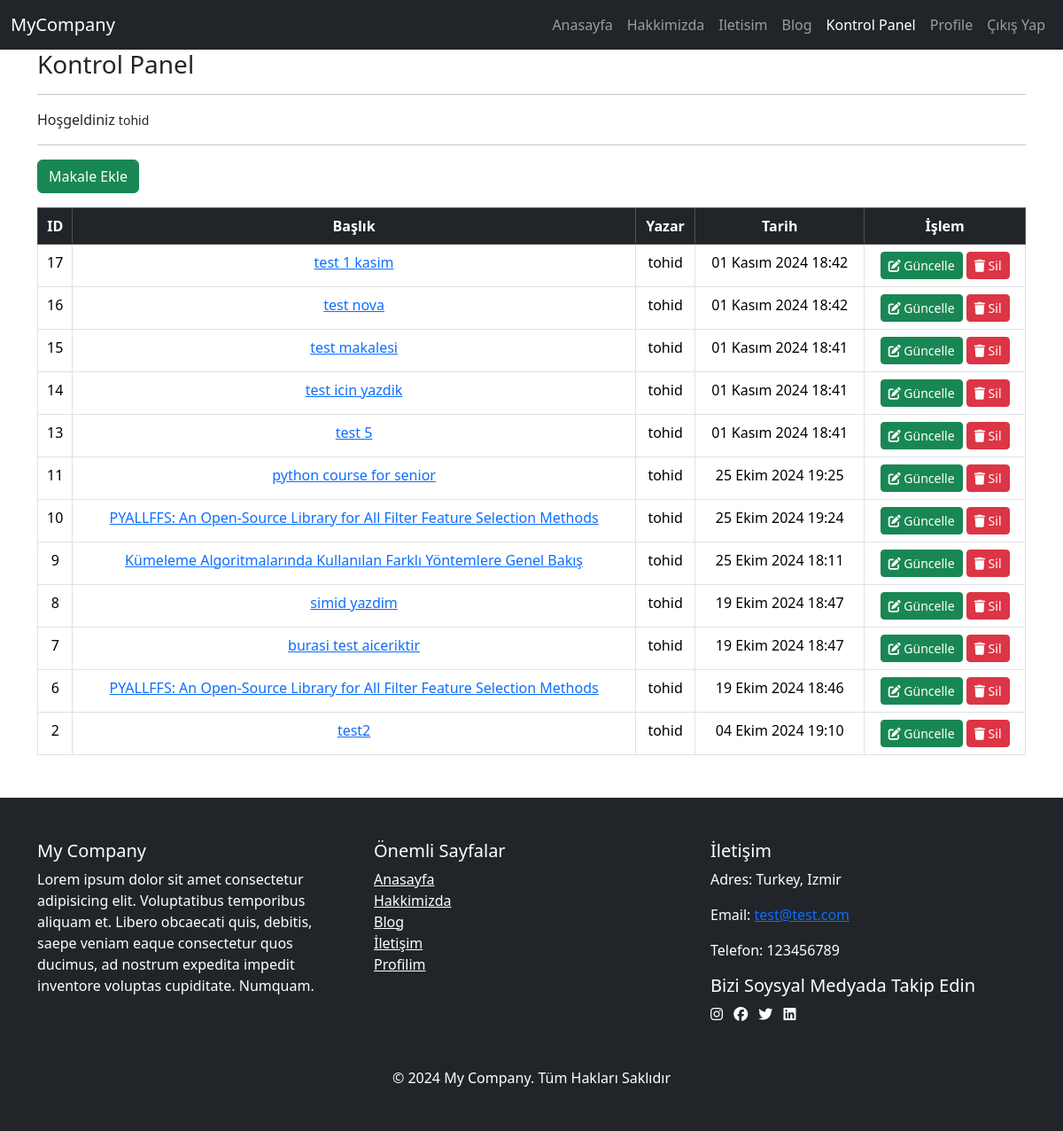
Screenshot of /blog/dashboard/ (signed in) with the database file from the repository.
### blog/models.py (models this page shows, shortened)
class Article(models.Model):
    author = models.ForeignKey("auth.User", on_delete=models.CASCADE, verbose_name="Yazar")
    title = models.CharField(max_length=200, verbose_name="Başlık")
    content = RichTextField(verbose_name="İçerik")
    created_date = models.DateTimeField(auto_now_add=True, verbose_name="Oluşturma Tarihi")
    article_img = models.FileField(blank=True, null=True, verbose_name="Makale Fotoğrafı")
    is_approved = models.BooleanField(default=False, verbose_name="Onaylı mı?")

class FooterSettings(models.Model):
    description = models.TextField(verbose_name="Şirket Açıklaması", blank=True, null=True)
    address = models.CharField(max_length=255, verbose_name="Adres", blank=True, null=True)
    phone = models.CharField(max_length=20, verbose_name="Telefon", blank=True, null=True)
    email = models.EmailField(verbose_name="E-posta", blank=True, null=True)
    facebook = models.URLField(verbose_name="Facebook URL", blank=True, null=True)
    instagram = models.URLField(verbose_name="Instagram URL", blank=True, null=True)
    twitter = models.URLField(verbose_name="Twitter URL", blank=True, null=True)
    linkedin = models.URLField(verbose_name="Linkedin URL", blank=True, null=True)

### blog/views.py (the view)
# urls.py: path("dashboard/", views.dashboard, name="dashboard"),
@login_required(login_url="user:login")
def dashboard(request):
    articles = Article.objects.filter(author=request.user).order_by("-created_date")
    context = {
        "articles": articles
    }
    return render(request, "dashboard.html", context)

### blog/context_processors.py (called while the page is built)
def footer_settings(request):
    settings = FooterSettings.objects.first()
    return {'footer_settings': settings}

### templates/dashboard.html (shortened to what this page needs)
{% extends "layout.html" %}
{% block body %}
  <h3>Kontrol Panel</h3>
  <hr>
  <p>Hoşgeldiniz <small>{{request.user.username}}</small></p>
  <hr>
  <a href="/blog/addarticle/" class="btn btn-success">Makale Ekle</a>
  {% if articles %}
    <table class="table table-bordered table-hover mt-3 text-center">
        <thead class="table-dark">
            <tr>
                <th>ID</th>
                <th>Başlık</th>
                <th>Yazar</th>
                <th>Tarih</th>
                <th>İşlem</th>
            </tr>
        </thead>
        <tbody>
            {% for article in articles %}
                <tr>
                    <td>{{article.id}}</td>
                    <td><a href="/blog/article/{{article.id}}">{{article.title}}</a></td>
                    <td>{{article.author.username}}</td>
                    <td>{{article.created_date}}</td>
                    <td>
                        <a href="/blog/update/{{article.id}}" class="btn btn-success btn-sm"><i class="fa-solid fa-pen-to-square"></i> Güncelle</a>
                        <a href="/blog/delete/{{article.id}}" class="btn btn-danger btn-sm"><i class="fa-solid fa-trash"></i> Sil</a>
                    </td>
                </tr>
            {% endfor %}
        </tbody>
    </table>
  {% else %}
    <div class="alert alert-danger mt-3">Henüz makaleniz yok</div>
  {% endif %}
{% endblock body %}

### templates/includes/footer.html
<footer class="bg-dark text-white py-5 mt-5">
    <div class="container">
        <div class="row">
            <div class="col-md-4">
                <h5>My Company</h5>
                <p>{{footer_settings.description}}</p>
            </div>
            <div class="col-md-4">
                <h5>Önemli Sayfalar</h5>
                <ul class="list-unstyled">
                    <li><a href="{% url 'index' %}" class="text-white">Anasayfa</a></li>
                    <li><a href="{% url 'about' %}" class="text-white">Hakkimizda</a></li>
                    <li><a href="{% url 'blog:articles' %}" class="text-white">Blog</a></li>
                    <li><a href="{% url 'contact' %}" class="text-white">İletişim</a></li>
                    {% if request.user.is_authenticated %}
                    <li><a href="{% url 'user:profile' request.user.username %}" class="text-white">Profilim</a></li>
                    {% endif %}
                </ul>
            </div>
            <div class="col-md-4">
                <h5>İletişim</h5>
                <p>Adres: {{footer_settings.address}}</p>
                <p>Email: <a href="mailto:{{footer_settings.email}}">{{footer_settings.email}}</a></p>
                <p>Telefon: 123456789</p>
                <div>
                    <h5>Bizi Soysyal Medyada Takip Edin</h5>
                    <a href="{{footer_settings.instagram}}" class="text-white me-2"><i class="fa-brands fa-instagram"></i></a>
                    <a href="{{footer_settings.facebook}}" class="text-white me-2"><i class="fa-brands fa-facebook"></i></a>
                    <a href="{{footer_settings.twitter}}" class="text-white me-2"><i class="fa-brands fa-twitter"></i></a>
                    <a href="{{footer_settings.linkedin}}" class="text-white me-2"><i class="fa-brands fa-linkedin"></i></a>
                </div>
            </div>
        </div>
        <div class="text-center mt-5">
            <p class="mb-0">&copy; 2024 My Company. Tüm Hakları Saklıdır</p>
        </div>
    </div>
</footer>

### rows the page displays
Article: id "17", title "test 1 kasim", author.username "tohid", created_date "01 Kasım 2024 18:42"
Article: id "16", title "test nova", author.username "tohid", created_date "01 Kasım 2024 18:42"
Article: id "15", title "test makalesi", author.username "tohid", created_date "01 Kasım 2024 18:41"
Article: id "14", title "test icin yazdik", author.username "tohid", created_date "01 Kasım 2024 18:41"
Article: id "13", title "test 5", author.username "tohid", created_date "01 Kasım 2024 18:41"
Article: id "11", title "python course for senior", author.username "tohid", created_date "25 Ekim 2024 19:25"
Article: id "10", title "PYALLFFS: An Open-Source Library for All Filter Feature Selection Methods", author.username "tohid", created_date "25 Ekim 2024 19:24"
Article: id "9", title "Kümeleme Algoritmalarında Kullanılan Farklı Yöntemlere Genel Bakış", author.username "tohid", created_date "25 Ekim 2024 18:11"
Article: id "8", title "simid yazdim", author.username "tohid", created_date "19 Ekim 2024 18:47"
Article: id "7", title "burasi test aiceriktir", author.username "tohid", created_date "19 Ekim 2024 18:47"
Article: id "6", title "PYALLFFS: An Open-Source Library for All Filter Feature Selection Methods", author.username "tohid", created_date "19 Ekim 2024 18:46"
Article: id "2", title "test2", author.username "tohid", created_date "04 Ekim 2024 19:10"
FooterSettings: description "Lorem ipsum dolor sit amet consectetur adipisicing elit. Voluptatibus temporibus aliquam et. Libero obcaecati quis, debitis, saepe veniam eaque consectetur quos ducimus, ad nostrum expedita impedit inventore voluptas cupiditate. Numquam.", address "Turkey, Izmir", email "test@test.com"

### other values shown
{{ request.user.username }} "tohid"
